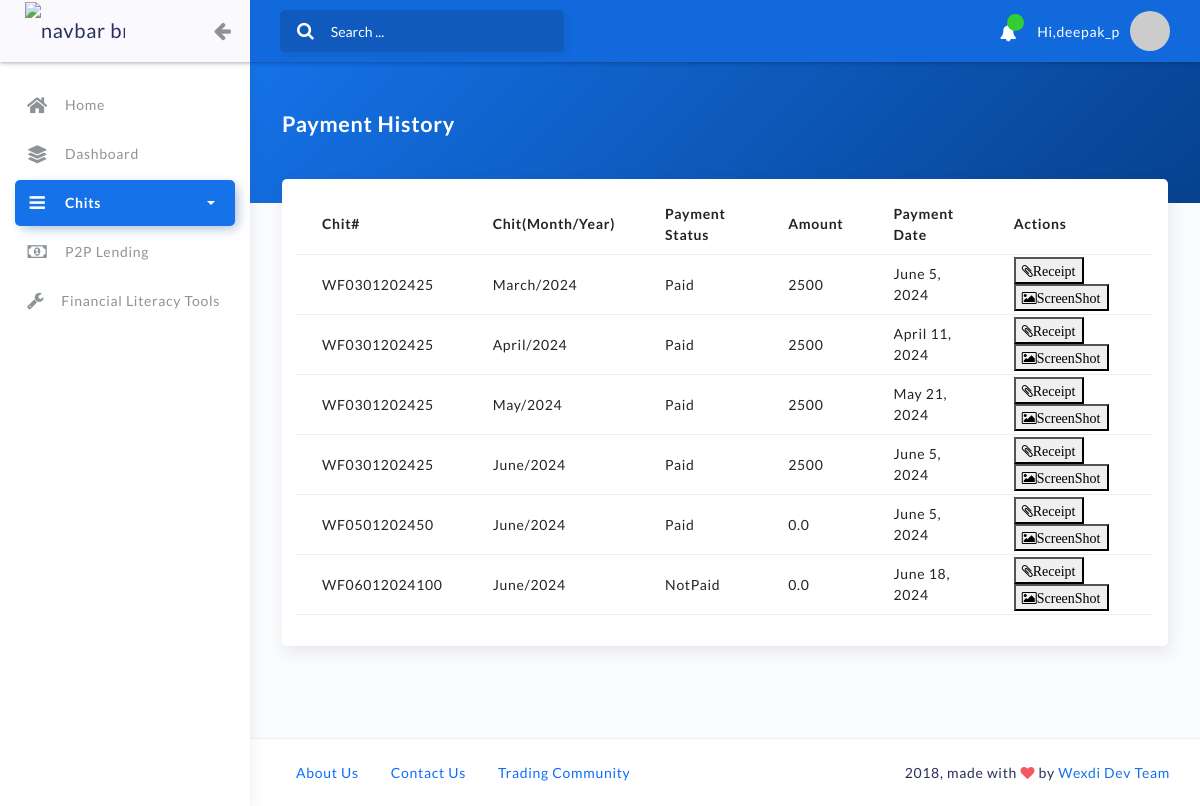
The page /history (signed in) on the database its author committed.
### chit/models.py (models this page shows)
class CustomerChitPaymentDetails(models.Model):
  chit_details = models.ForeignKey(ChitDetails,on_delete=models.CASCADE)
  customer_details = models.ForeignKey(User,on_delete=models.CASCADE)
  chit_month = models.CharField(max_length=9, choices=MONTH_CHOICES, default="January", blank=True)
  chit_year = models.CharField(max_length=255,blank=True)
  payment_status = models.CharField(max_length=9, choices=PAY_CHOICES, default="NotPaid")
  trans_id = models.CharField(max_length=555,default="")
  payment_file = models.FileField(upload_to="paymentfiles/" , default='paymentfiles/myfile.pdf')
  amount_paid = models.CharField(max_length=255, default=0.0)
  payment_date = models.DateField(default=datetime.now)

class ChitDetails(models.Model):
  chit_name = models.CharField(max_length=255)
  chit_total_amt = models.CharField(max_length=255)
  chit_taken_amt = models.CharField(max_length=255)
  chit_nottaken_amt = models.CharField(max_length=255)
  chit_isactive = models.BooleanField('Chit Status', default=False)
  chit_total_month_count = models.CharField(max_length=255,blank=True)
  chit_start_from = models.CharField(max_length=255,blank=True)
  chit_duedate_month = models.CharField(max_length=255,blank=True)
  chit_disbursedate_month = models.CharField(max_length=255,blank=True)
  chit_enrolldate_month = models.CharField(max_length=255,blank=True)
  def __str__(self):
    return self.chit_name

### home/views.py (the view)
# urls.py: path('history',views.history,name="history"),
@login_required(login_url="my-login")
def history(request):
    cust_obj = CustomerChitPaymentDetails.objects.filter(customer_details__id=request.user.id)
    cust_obj_all = CustomerChitPaymentDetails.objects.filter(payment_status="Paid").order_by('-id')
    return render(request,'home/history.html', {'user': request.user,'cust_obj':cust_obj,"cust_obj_all":cust_obj_all})

### home/templates/home/history.html (shortened to what this page needs)
{% extends "home/base.html" %}
{% load static %}
{% block content %}
<div class="container">
    <div class="panel-header bg-primary-gradient">
        <div class="page-inner py-5">
            <div class="d-flex align-items-left align-items-md-center flex-column flex-md-row">
                <div>
                    <h2 class="text-white pb-2 fw-bold">Payment History</h2>
                </div>
            </div>
        </div>
    </div>
    <div class="page-inner mt--5">
       	 <div class="row row-card-no-pd">
            <div class="col-md-12">
                <div style="width: 100%; display: table;">
                    <div style="display: table-row">
                        <table id="table_id"  class="table">
                            <tr>
                                <th> Chit# </th>
                                <th>Chit(Month/Year)</th>
                                <th>Payment Status</th>
                                <th>Amount</th>
                                <th>Payment Date</th>
                                <th>Actions</th>
                            </tr>
                            {% for cc in cust_obj %}
                            <tr>
                                <td>{{cc.chit_details}}</td>
                                <td>{{cc.chit_month}}/{{cc.chit_year}}</td>
                                <td>{{cc.payment_status}}</td>
                                <td>{{cc.amount_paid}}</td>
                                <td>{{cc.payment_date}}</td>
                                <td><a href="receipt_print/{{cc.id}}/" target="_blank"><button><i class="fa fa-paperclip" aria-hidden="true" >Receipt</i></button></a>
                                    <a href='/media/{{cc.payment_file}}' target="_blank"><button><i class="fa fa-picture-o" aria-hidden="true">ScreenShot</i></button></a>
                                </td>
                            </tr>
                            {% endfor %}
                        </table>
                    </div>
                </div>
            </div>
        </div>
           </div>
</div>
{% endblock %}

### home/templates/home/nav.html (shortened to what this page needs)
<nav class="navbar navbar-header navbar-expand-lg" data-background-color="blue2">
    <div class="container-fluid">
        <div class="collapse" id="search-nav">
            <form class="navbar-left navbar-form nav-search mr-md-3">
                <div class="input-group">
                    <div class="input-group-prepend">
                        <button type="submit" class="btn btn-search pr-1">
                        <i class="fa fa-search search-icon"></i>
                        </button>
                    </div>
                    <input type="text" placeholder="Search ..." class="form-control">
                </div>
            </form>
        </div>
        <ul class="navbar-nav topbar-nav ml-md-auto align-items-center">
            {% if user.is_authenticated %}
            <li class="nav-item dropdown hidden-caret">
                <a class="nav-link dropdown-toggle" href="#" id="notifDropdown" role="button" data-toggle="dropdown" aria-haspopup="true" aria-expanded="false">
                <i class="fa fa-bell"></i>
                <span class="notification">{{user_cpn_obj_count}}</span>
                </a>
            </li>
            <li class="nav-item dropdown hidden-caret">
               <font color=white> Hi,{{request.user}}</font>
            </li>
            <li class="nav-item dropdown hidden-caret">
                <a class="dropdown-toggle profile-pic" data-toggle="dropdown" href="#" aria-expanded="false">
                    <div class="avatar-sm">
                        <img src="https://via.placeholder.com/50" alt="..." class="avatar-img rounded-circle">
                    </div>
                </a>
            {% endif %}
            </li>
        </ul>
    </div>
</nav>

### rows shown on the page
CustomerChitPaymentDetails: chit_details "WF0301202425", chit_month "March", chit_year "2024", payment_status "Paid", amount_paid "2500", payment_date "June 5, 2024"
CustomerChitPaymentDetails: chit_details "WF0301202425", chit_month "April", chit_year "2024", payment_status "Paid", amount_paid "2500", payment_date "April 11, 2024"
CustomerChitPaymentDetails: chit_details "WF0301202425", chit_month "May", chit_year "2024", payment_status "Paid", amount_paid "2500", payment_date "May 21, 2024"
CustomerChitPaymentDetails: chit_details "WF0301202425", chit_month "June", chit_year "2024", payment_status "Paid", amount_paid "2500", payment_date "June 5, 2024"
CustomerChitPaymentDetails: chit_details "WF0501202450", chit_month "June", chit_year "2024", payment_status "Paid", amount_paid "0.0", payment_date "June 5, 2024"
CustomerChitPaymentDetails: chit_details "WF06012024100", chit_month "June", chit_year "2024", payment_status "NotPaid", amount_paid "0.0", payment_date "June 18, 2024"

### other values the page prints
{{ request.user }} "deepak_p"
